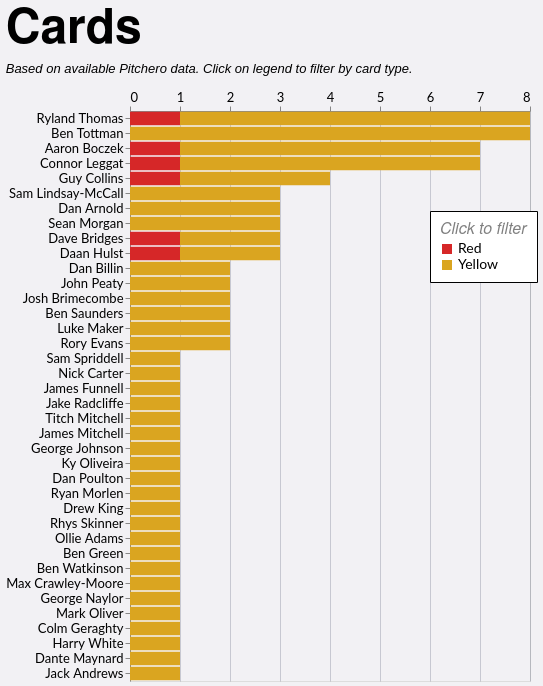

The Vega-Lite source for this figure:
### Vega-Lite specification from a JSON file in a GitHub repository (floating-point values rounded to 4 significant figures)
{"config": {"axis": {"labelFont": "Lato, sans-serif", "titleFont": "PT Sans Narrow, Helvetica Neue, Helvetica, Arial, sans-serif", "labelFontSize": 13, "titleFontSize": 24, "gridColor": "#202947", "gridOpacity": 0.2}, "header": {"labelFont": "PT Sans Narrow, Helvetica Neue, Helvetica, Arial, sans-serif", "titleFont": "PT Sans Narrow, Helvetica Neue, Helvetica, Arial, sans-serif", "labelFontSize": 24, "titleFontSize": 28, "labelFontWeight": "bold", "orient": "left"}, "legend": {"labelFont": "Lato, sans-serif", "titleFont": "PT Sans Narrow, Helvetica Neue, Helvetica, Arial, sans-serif", "labelFontSize": 14, "titleFontSize": 16, "titlePadding": 5, "fillColor": "white", "strokeColor": "black", "padding": 10, "titleFontWeight": "lighter", "titleFontStyle": "italic", "titleColor": "gray", "offset": 10}, "title": {"font": "PT Sans Narrow, Helvetica Neue, Helvetica, Arial, sans-serif", "fontSize": 48, "fontWeight": "bold", "anchor": "start", "align": "center", "titlePadding": 20, "subtitlePadding": 10, "subtitleFontSize": 13, "subtitleColor": "", "subtitleFontStyle": "italic", "offset": 15, "color": "black"}, "axisX": {"labelAngle": 0}, "facet": {"title": null, "header": null, "align": {"row": "each", "column": "each"}}, "resolve": {"scale": {"y": "independent", "facet": "independent"}}, "background": "#f2f1f4"}, "data": {"name": "data-c4f389fc1b6cde6053895ad22a088752"}, "mark": {"type": "bar"}, "encoding": {"color": {"field": "event", "legend": {"legendX": 300, "legendY": 100, "orient": "none", "title": "Click to filter"}, "scale": {"domain": ["Red", "Yellow"], "range": ["#d62728", "goldenrod"]}, "type": "nominal"}, "tooltip": [{"field": "player", "title": "Player", "type": "nominal"}, {"field": "event", "title": "Card Type", "type": "nominal"}, {"aggregate": "sum", "field": "count", "title": "Cards", "type": "quantitative"}, {"aggregate": "sum", "field": "A", "title": "Games", "type": "quantitative"}], "x": {"aggregate": "sum", "axis": {"format": "d", "orient": "top", "title": null}, "field": "count", "type": "quantitative"}, "y": {"field": "player", "sort": "-x", "title": null, "type": "nominal"}}, "height": {"step": 15}, "title": {"text": "Cards", "subtitle": "Based on available Pitchero data. Click on legend to filter by card type."}, "width": 400, "$schema": "https://vega.github.io/schema/vega-lite/v5.20.1.json", "datasets": {"data-c4f389fc1b6cde6053895ad22a088752": [{"player": "Sam Spriddell", "season": "2023/24", "squad": "1st", "player_join": "S Spriddell", "A": 11, "event": "Yellow", "count": 1}, {"player": "Dan Billin", "season": "2023/24", "squad": "1st", "player_join": "D Billin", "A": 20, "event": "Yellow", "count": 2}, {"player": "Nick Carter", "season": "2021/22", "squad": "1st", "player_join": "N Carter", "A": 4, "event": "Yellow", "count": 1}, {"player": "James Funnell", "season": "2021/22", "squad": "1st", "player_join": "J Funnell", "A": 12, "event": "Yellow", "count": 1}, {"player": "Jake Radcliffe", "season": "2023/24", "squad": "1st", "player_join": "J Radcliffe", "A": 18, "event": "Yellow", "count": 1}, {"player": "John Peaty", "season": "2025/26", "squad": "1st", "player_join": "J Peaty", "A": 3, "event": "Yellow", "count": 1}, {"player": "Titch Mitchell", "season": "2022/23", "squad": "1st", "player_join": "T Mitchell", "A": 2, "event": "Yellow", "count": 1}, {"player": "James Mitchell", "season": "2022/23", "squad": "1st", "player_join": "T Mitchell", "A": 2, "event": "Yellow", "count": 1}, {"player": "John Peaty", "season": "2023/24", "squad": "1st", "player_join": "J Peaty", "A": 13, "event": "Yellow", "count": 1}, {"player": "Josh Brimecombe", "season": "2021/22", "squad": "2nd", "player_join": "J Brimecombe", "A": 6, "event": "Yellow", "count": 1}, {"player": "Sam Lindsay-McCall", "season": "2023/24", "squad": "1st", "player_join": "S Lindsay", "A": 22, "event": "Yellow", "count": 1}, {"player": "George Johnson", "season": "2022/23", "squad": "1st", "player_join": "G Johnson", "A": 17, "event": "Yellow", "count": 1}, {"player": "Ky Oliveira", "season": "2022/23", "squad": "2nd", "player_join": "K Oliveira", "A": 2, "event": "Yellow", "count": 1}, {"player": "Josh Brimecombe", "season": "2024/25", "squad": "1st", "player_join": "J Brimecombe", "A": 19, "event": "Yellow", "count": 1}, {"player": "Sam Lindsay-McCall", "season": "2021/22", "squad": "1st", "player_join": "S Lindsay", "A": 13, "event": "Yellow", "count": 2}, {"player": "Dan Poulton", "season": "2022/23", "squad": "1st", "player_join": "D Poulton", "A": 17, "event": "Yellow", "count": 1}, {"player": "Ryan Morlen", "season": "2024/25", "squad": "2nd", "player_join": "R Morlen", "A": 6, "event": "Yellow", "count": 1}, {"player": "Drew King", "season": "2019/20", "squad": "1st", "player_join": "D King", "A": 7, "event": "Yellow", "count": 1}, {"player": "Dan Arnold", "season": "2019/20", "squad": "1st", "player_join": "D Arnold", "A": 12, "event": "Yellow", "count": 2}, {"player": "Rhys Skinner", "season": "2024/25", "squad": "1st", "player_join": "R Skinner", "A": 4, "event": "Yellow", "count": 1}, {"player": "Dan Arnold", "season": "2017/18", "squad": "1st", "player_join": "D Arnold", "A": 15, "event": "Yellow", "count": 1}, {"player": "Sean Morgan", "season": "2023/24", "squad": "1st", "player_join": "S Morgan", "A": 2, "event": "Yellow", "count": 1}, {"player": "Sean Morgan", "season": "2022/23", "squad": "1st", "player_join": "S Morgan", "A": 8, "event": "Yellow", "count": 1}, {"player": "Sean Morgan", "season": "2021/22", "squad": "1st", "player_join": "S Morgan", "A": 10, "event": "Yellow", "count": 1}, {"player": "Ben Saunders", "season": "2022/23", "squad": "1st", "player_join": "B Saunders", "A": 7, "event": "Yellow", "count": 1}, {"player": "Luke Maker", "season": "2024/25", "squad": "1st", "player_join": "L Maker", "A": 14, "event": "Yellow", "count": 1}, {"player": "Ben Saunders", "season": "2019/20", "squad": "1st", "player_join": "B Saunders", "A": 6, "event": "Yellow", "count": 1}, {"player": "Luke Maker", "season": "2023/24", "squad": "1st", "player_join": "L Maker", "A": 13, "event": "Yellow", "count": 1}, {"player": "Rory Evans", "season": "2023/24", "squad": "2nd", "player_join": "R Evans", "A": 10, "event": "Yellow", "count": 1}, {"player": "Aaron Boczek", "season": "2024/25", "squad": "2nd", "player_join": "A Boczek", "A": 3, "event": "Yellow", "count": 2}, {"player": "Rory Evans", "season": "2021/22", "squad": "2nd", "player_join": "R Evans", "A": 15, "event": "Yellow", "count": 1}, {"player": "Aaron Boczek", "season": "2025/26", "squad": "1st", "player_join": "A Boczek", "A": 4, "event": "Yellow", "count": 1}, {"player": "Aaron Boczek", "season": "2024/25", "squad": "1st", "player_join": "A Boczek", "A": 4, "event": "Yellow", "count": 1}, {"player": "Aaron Boczek", "season": "2024/25", "squad": "1st", "player_join": "A Boczek", "A": 4, "event": "Red", "count": 1}, {"player": "Aaron Boczek", "season": "2023/24", "squad": "1st", "player_join": "A Boczek", "A": 21, "event": "Yellow", "count": 2}, {"player": "Ollie Adams", "season": "2023/24", "squad": "2nd", "player_join": "O Adams", "A": 1, "event": "Yellow", "count": 1}, {"player": "Connor Leggat", "season": "2024/25", "squad": "1st", "player_join": "C Leggat", "A": 11, "event": "Yellow", "count": 3}, {"player": "Ryland Thomas", "season": "2022/23", "squad": "2nd", "player_join": "R Thomas", "A": 4, "event": "Yellow", "count": 1}, {"player": "Connor Leggat", "season": "2022/23", "squad": "1st", "player_join": "C Leggat", "A": 9, "event": "Yellow", "count": 1}, {"player": "Ryland Thomas", "season": "2024/25", "squad": "1st", "player_join": "R Thomas", "A": 18, "event": "Yellow", "count": 1}, {"player": "Connor Leggat", "season": "2019/20", "squad": "1st", "player_join": "C Leggat", "A": 11, "event": "Yellow", "count": 1}, {"player": "Ryland Thomas", "season": "2024/25", "squad": "1st", "player_join": "R Thomas", "A": 18, "event": "Red", "count": 1}, {"player": "Connor Leggat", "season": "2018/19", "squad": "1st", "player_join": "C Leggat", "A": 13, "event": "Yellow", "count": 1}, {"player": "Ryland Thomas", "season": "2023/24", "squad": "1st", "player_join": "R Thomas", "A": 25, "event": "Yellow", "count": 3}, {"player": "Connor Leggat", "season": "2022/23", "squad": "1st", "player_join": "C Leggat", "A": 9, "event": "Red", "count": 1}, {"player": "Ryland Thomas", "season": "2022/23", "squad": "1st", "player_join": "R Thomas", "A": 8, "event": "Yellow", "count": 2}, {"player": "Ben Green", "season": "2024/25", "squad": "2nd", "player_join": "B Green", "A": 13, "event": "Yellow", "count": 1}, {"player": "Dave Bridges", "season": "2023/24", "squad": "1st", "player_join": "D Bridges", "A": 17, "event": "Yellow", "count": 1}, {"player": "Dave Bridges", "season": "2022/23", "squad": "1st", "player_join": "D Bridges", "A": 15, "event": "Yellow", "count": 1}, {"player": "Dave Bridges", "season": "2023/24", "squad": "1st", "player_join": "D Bridges", "A": 17, "event": "Red", "count": 1}, {"player": "Ben Watkinson", "season": "2023/24", "squad": "2nd", "player_join": "B Watkinson", "A": 11, "event": "Yellow", "count": 1}, {"player": "Ben Tottman", "season": "2024/25", "squad": "1st", "player_join": "B Tottman", "A": 19, "event": "Yellow", "count": 3}, {"player": "Max Crawley-Moore", "season": "2023/24", "squad": "1st", "player_join": "M Crawley-Moore", "A": 16, "event": "Yellow", "count": 1}, {"player": "George Naylor", "season": "2024/25", "squad": "2nd", "player_join": "G Naylor", "A": 10, "event": "Yellow", "count": 1}, {"player": "Ben Tottman", "season": "2023/24", "squad": "1st", "player_join": "B Tottman", "A": 25, "event": "Yellow", "count": 2}, {"player": "Ben Tottman", "season": "2022/23", "squad": "1st", "player_join": "B Tottman", "A": 19, "event": "Yellow", "count": 2}, {"player": "Ben Tottman", "season": "2019/20", "squad": "1st", "player_join": "B Tottman", "A": 12, "event": "Yellow", "count": 1}, {"player": "Guy Collins", "season": "2024/25", "squad": "1st", "player_join": "G Collins", "A": 20, "event": "Yellow", "count": 2}, {"player": "Mark Oliver", "season": "2023/24", "squad": "1st", "player_join": "M Oliver", "A": 5, "event": "Yellow", "count": 1}, {"player": "Colm Geraghty", "season": "2023/24", "squad": "1st", "player_join": "C Geraghty", "A": 7, "event": "Yellow", "count": 1}, {"player": "Harry White", "season": "2023/24", "squad": "1st", "player_join": "H White", "A": 7, "event": "Yellow", "count": 1}, {"player": "Dante Maynard", "season": "2024/25", "squad": "1st", "player_join": "D Maynard", "A": 1, "event": "Yellow", "count": 1}, {"player": "Guy Collins", "season": "2024/25", "squad": "1st", "player_join": "G Collins", "A": 20, "event": "Red", "count": 1}, {"player": "Guy Collins", "season": "2022/23", "squad": "1st", "player_join": "G Collins", "A": 17, "event": "Yellow", "count": 1}, {"player": "Jack Andrews", "season": "2023/24", "squad": "2nd", "player_join": "J Andrews", "A": 8, "event": "Yellow", "count": 1}, {"player": "Daan Hulst", "season": "2024/25", "squad": "2nd", "player_join": "D Hulst", "A": 4, "event": "Yellow", "count": 1}, {"player": "Daan Hulst", "season": "2023/24", "squad": "2nd", "player_join": "D Hulst", "A": 7, "event": "Yellow", "count": 1}, {"player": "Daan Hulst", "season": "2018/19", "squad": "1st", "player_join": "D Hulst", "A": 10, "event": "Red", "count": 1}]}}
